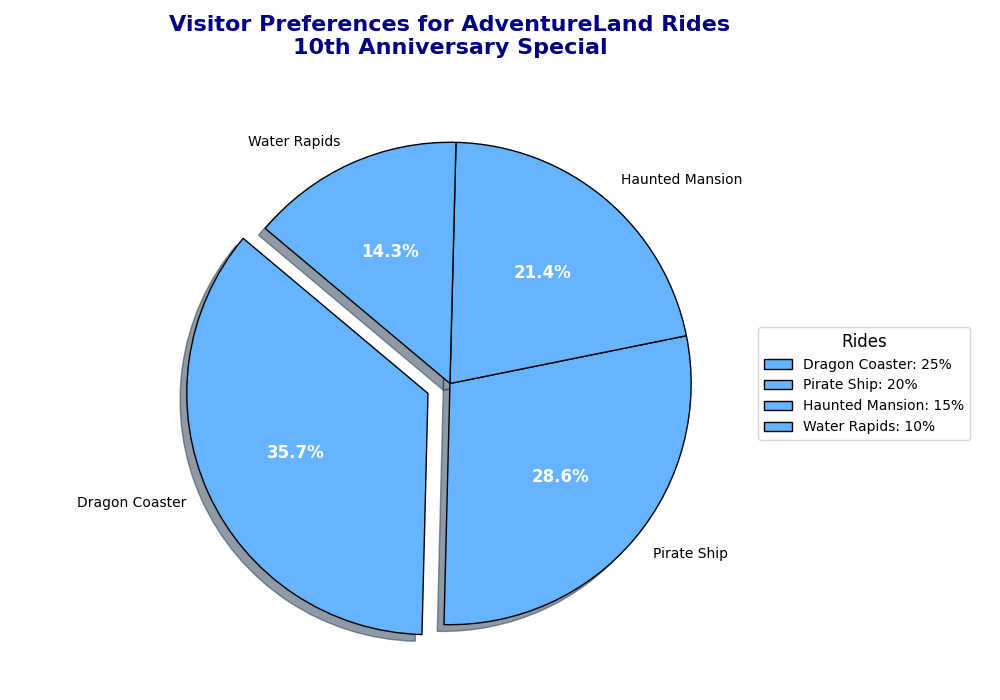

This chart was generated by the following Python code:
import matplotlib.pyplot as plt

ride_names = ['Dragon Coaster', 'Pirate Ship', 'Haunted Mansion', 'Water Rapids']
visitor_percentage = [25, 20, 15, 10]

fig, ax = plt.subplots(figsize=(10, 7))

# All slices will use the same color
single_color = '#66b3ff'

wedges, texts, autotexts = ax.pie(
    visitor_percentage,
    labels=ride_names,
    autopct='%1.1f%%',
    startangle=140,
    colors=[single_color] * len(visitor_percentage),  # Apply the single color to all slices
    wedgeprops=dict(edgecolor='black'),
    explode=(0.1, 0, 0, 0),
    shadow=True
)

plt.setp(autotexts, size=12, weight="bold", color="white")
plt.setp(texts, size=10)

plt.title('Visitor Preferences for AdventureLand Rides\n10th Anniversary Special', fontsize=16, fontweight='bold', color='navy', pad=20)

ax.legend(
    wedges,
    [f"{ride}: {percentage}%" for ride, percentage in zip(ride_names, visitor_percentage)],
    title="Rides",
    loc="center left",
    bbox_to_anchor=(1, 0, 0.5, 1),
    fontsize=10,
    title_fontsize=12
)

ax.set_aspect('equal')

plt.tight_layout()
plt.show()
